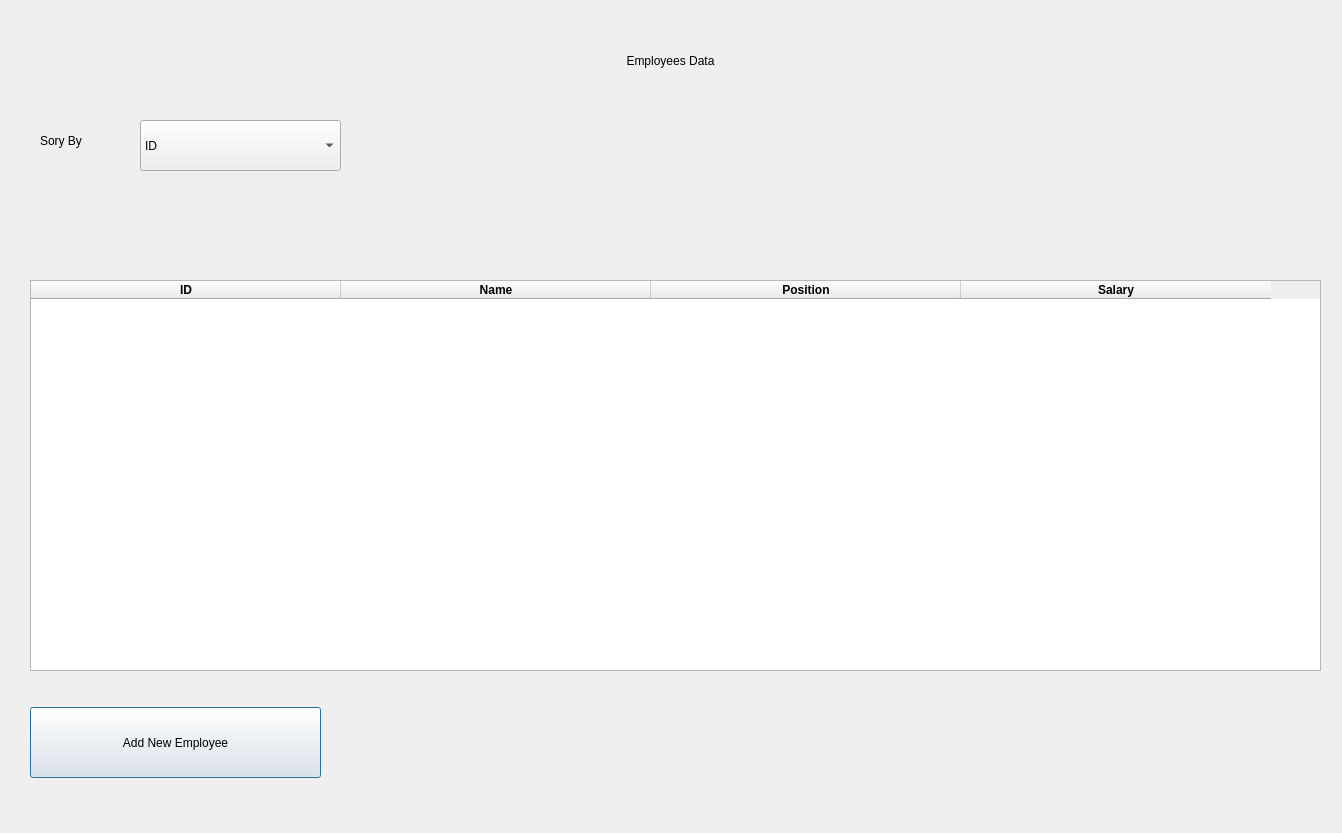
<?xml version="1.0" encoding="UTF-8"?>
<ui version="4.0">
 <class>Dialog</class>
 <widget class="QDialog" name="Dialog">
  <property name="geometry">
   <rect>
    <x>0</x>
    <y>0</y>
    <width>1342</width>
    <height>833</height>
   </rect>
  </property>
  <property name="windowTitle">
   <string>Dialog</string>
  </property>
  <widget class="QLabel" name="background">
   <property name="geometry">
    <rect>
     <x>-10</x>
     <y>0</y>
     <width>1361</width>
     <height>831</height>
    </rect>
   </property>
   <property name="autoFillBackground">
    <bool>false</bool>
   </property>
   <property name="styleSheet">
    <string notr="true">background-image: url(:/newPrefix/EmployeeBackground.png);</string>
   </property>
   <property name="text">
    <string/>
   </property>
   <property name="pixmap">
    <pixmap>../../../Pictures/EmployeeBackground.png</pixmap>
   </property>
   <property name="scaledContents">
    <bool>true</bool>
   </property>
  </widget>
  <widget class="QTableWidget" name="tableWidget">
   <property name="enabled">
    <bool>true</bool>
   </property>
   <property name="geometry">
    <rect>
     <x>30</x>
     <y>280</y>
     <width>1291</width>
     <height>391</height>
    </rect>
   </property>
   <property name="editTriggers">
    <set>QAbstractItemView::NoEditTriggers</set>
   </property>
   <attribute name="horizontalHeaderDefaultSectionSize">
    <number>310</number>
   </attribute>
   <column>
    <property name="text">
     <string>ID</string>
    </property>
    <property name="font">
     <font>
      <weight>75</weight>
      <bold>true</bold>
     </font>
    </property>
   </column>
   <column>
    <property name="text">
     <string>Name</string>
    </property>
    <property name="font">
     <font>
      <weight>75</weight>
      <bold>true</bold>
     </font>
    </property>
   </column>
   <column>
    <property name="text">
     <string>Position</string>
    </property>
    <property name="font">
     <font>
      <weight>75</weight>
      <bold>true</bold>
     </font>
    </property>
   </column>
   <column>
    <property name="text">
     <string>Salary</string>
    </property>
    <property name="font">
     <font>
      <weight>75</weight>
      <bold>true</bold>
     </font>
    </property>
   </column>
  </widget>
  <widget class="QLabel" name="employeeText">
   <property name="geometry">
    <rect>
     <x>0</x>
     <y>0</y>
     <width>1341</width>
     <height>121</height>
    </rect>
   </property>
   <property name="styleSheet">
    <string notr="true">font: 87 26pt &quot;Segoe UI Black&quot;;</string>
   </property>
   <property name="text">
    <string>Employees Data</string>
   </property>
   <property name="alignment">
    <set>Qt::AlignCenter</set>
   </property>
  </widget>
  <widget class="QLabel" name="sortByText">
   <property name="geometry">
    <rect>
     <x>40</x>
     <y>110</y>
     <width>91</width>
     <height>61</height>
    </rect>
   </property>
   <property name="styleSheet">
    <string notr="true">font: 87 13pt &quot;Segoe UI Black&quot;;</string>
   </property>
   <property name="text">
    <string>Sory By</string>
   </property>
  </widget>
  <widget class="QComboBox" name="sortComboBox">
   <property name="geometry">
    <rect>
     <x>140</x>
     <y>120</y>
     <width>201</width>
     <height>51</height>
    </rect>
   </property>
   <property name="styleSheet">
    <string notr="true">font: 87 10pt &quot;Segoe UI Black&quot;;</string>
   </property>
   <property name="editable">
    <bool>false</bool>
   </property>
   <property name="duplicatesEnabled">
    <bool>false</bool>
   </property>
   <item>
    <property name="text">
     <string>ID</string>
    </property>
   </item>
   <item>
    <property name="text">
     <string>Name: A-Z</string>
    </property>
   </item>
   <item>
    <property name="text">
     <string>Salary: High to Low</string>
    </property>
   </item>
   <item>
    <property name="text">
     <string>Salary: Low to High</string>
    </property>
   </item>
  </widget>
  <widget class="QPushButton" name="addEmployeeButton">
   <property name="geometry">
    <rect>
     <x>30</x>
     <y>707</y>
     <width>291</width>
     <height>71</height>
    </rect>
   </property>
   <property name="styleSheet">
    <string notr="true">font: 87 15pt &quot;Segoe UI Black&quot;;</string>
   </property>
   <property name="text">
    <string>Add New Employee</string>
   </property>
  </widget>
 </widget>
 <resources/>
 <connections/>
</ui>
